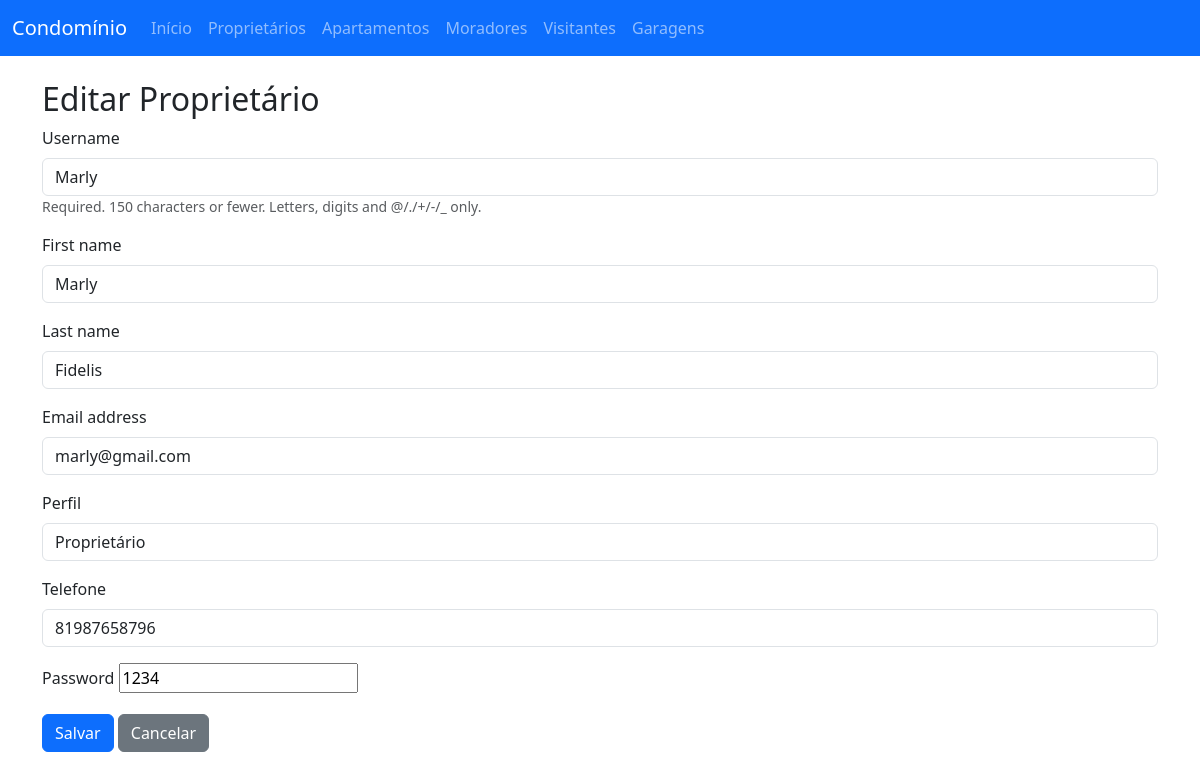
/proprietarios/proprietario/update/14/, run on the app's committed database.
### usuarios/models.py (models this page shows, shortened)
class Usuario(AbstractUser):
    PERFIS = (
        ('sindico', 'Síndico'),
        ('porteiro', 'Porteiro'),
        ('morador', 'Morador'),
        ('proprietario', 'Proprietário'),
    )
    perfil = models.CharField(max_length=20, choices=PERFIS)

### proprietarios/models.py (models this page shows, shortened)
class Proprietario(Usuario):
    telefone = models.CharField(max_length=20)
    class Meta:
            verbose_name = "Proprietário"
            verbose_name_plural = "Proprietários"
            ordering = ["username"]

### proprietarios/views.py (the view)
# urls.py: path('proprietario/update/<int:pk>/', ProprietarioUpdateView.as_view(), name='proprietario_update'),
class ProprietarioUpdateView(UpdateView):
    model = Proprietario
    form_class = ProprietarioForm
    template_name = "proprietarios/proprietario_form.html"
    success_url = reverse_lazy("proprietario_list")

### proprietarios/forms.py
class ProprietarioForm(forms.ModelForm):
    class Meta:
        model = Proprietario
        fields = ['username', 'first_name', 'last_name', 'email', 'perfil', 'telefone','password']
        widgets = {
            'username': forms.TextInput(attrs={'class': 'form-control'}),
            'first_name': forms.TextInput(attrs={'class': 'form-control'}),
            'last_name': forms.TextInput(attrs={'class': 'form-control'}),
            'email': forms.EmailInput(attrs={'class': 'form-control'}),
            'perfil': forms.Select(attrs={'class': 'form-control'}),
            'telefone': forms.TextInput(attrs={'class': 'form-control'}),
        }

### proprietarios/templates/proprietarios/proprietario_form.html (shortened to what this page needs)
{% extends 'proprietarios/base.html' %}
{% block content %}
<h2>{% if form.instance.pk %}Editar{% else %}Novo{% endif %} Proprietário</h2>
<form method="post" novalidate>
    {% for field in form %}
        <div class="mb-3">
            <label for="{{ field.id_for_label }}" class="form-label">{{ field.label }}</label>
            {{ field }}
            {% if field.help_text %}
                <small class="form-text text-muted">{{ field.help_text }}</small>
            {% endif %}
        </div>
    {% endfor %}
    <button type="submit" class="btn btn-primary">Salvar</button>
    <a href="{% url 'proprietario_list' %}" class="btn btn-secondary">Cancelar</a>
</form>
{% endblock %}

### data on the page
Usuario: form "Marly" "Marly" "Fidelis" "marly@gmail.com" "1234"
Proprietario: form "81987658796"

### other printed values
{{ field.label }} "Username" "First name" "Last name" "Email address" "Perfil" "Telefone" "Password"
{{ field.help_text }} "Required. 150 characters or fewer. Letters, digits and @/./+/-/_ only."
